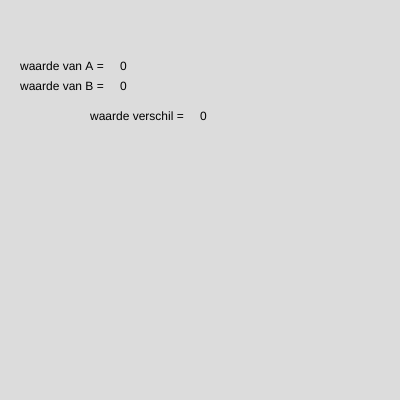
Frame 1 (no input)
Frame 60 (no input): identical to frame 1, image omitted
Frame 120 (the mouse pressed at the canvas centre since frame 60): identical to frame 1, image omitted

The p5.js sketch that drew this single still picture (run headless with seeded random() and noise() and a simulated clock; from frame 60 on, the mouse is pressed at the canvas centre):

// p5.js sketch
// ── sketch.js
let a = 0
let b = 0

function keyPressed() {
 if (keyCode === 32 ) {
  a = random (200) 
  b = random (200)
}
}

 


function setup() {
  createCanvas(400, 400);
}

function draw() {
  background(220);
  
  
  text('waarde van A = ', 20,70);
  text('waarde van B = ', 20,90);
text('waarde verschil = ', 90,120);
  
  text(a, 120, 70);
  text(b, 120, 90);

 text(a-b, 200,120);
}
